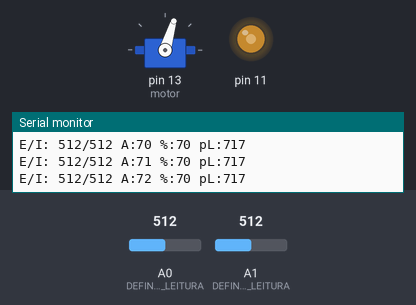
Bench run of a sketch on a simulated Arduino Uno, built with avr-gcc and run on an emulated ATmega328P. Shown: servo, output pins drawn as LEDs (lit = HIGH), the last lines printed to the serial monitor. The inputs (shaded band) are chosen by the test bench; at power-on: A0 (DEFINE_LDR_COMO_LEITURA) = 512, A1 (DEFINE_LDR_COMO_LEITURA) = 512.

Above: at 2.3 s.
2.4 s: A0 (DEFINE_LDR_COMO_LEITURA) set to 107
At 2.9 s:
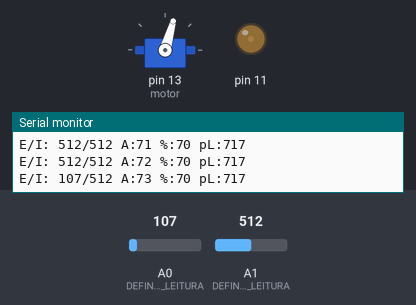
5.5 s: A0 (DEFINE_LDR_COMO_LEITURA) set to 93
At 5.8 s:
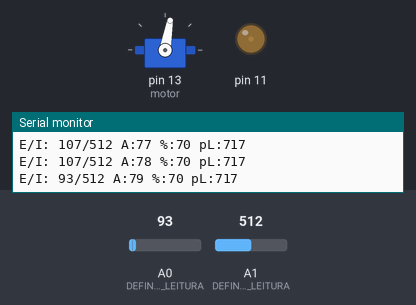
8.6 s: A0 (DEFINE_LDR_COMO_LEITURA) set to 306
At 11.2 s:
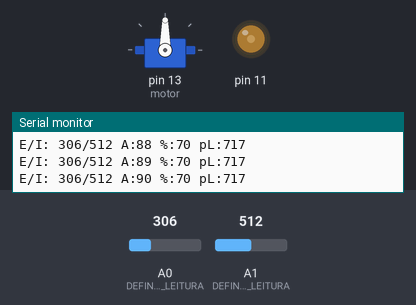
11.7 s: A1 (DEFINE_LDR_COMO_LEITURA) set to 719
13.2 s: A1 (DEFINE_LDR_COMO_LEITURA) set to 745
At 13.9 s:
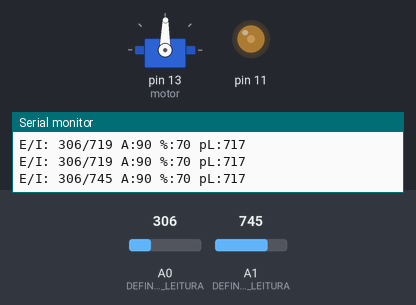
16.3 s: A0 (DEFINE_LDR_COMO_LEITURA) set to 0
At 27.4 s:
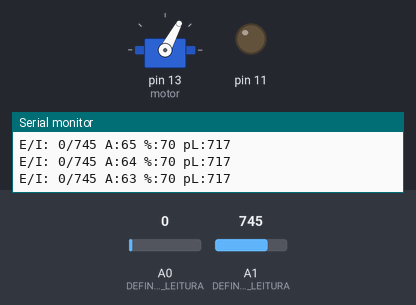
Timing chart, 0 to 30.5 s (numbered marks = the images above; inputs shaded):
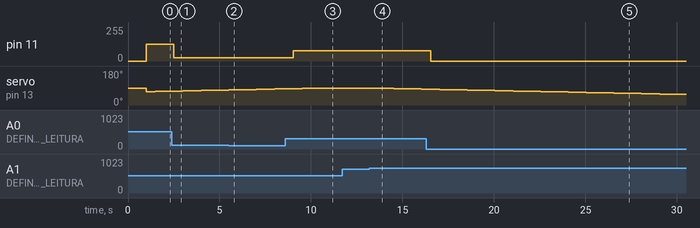

Measured:
- after the input at 2.4 s, pin 11: 127/255 → 26/255 after 0.11 s
- after the input at 5.5 s, pin 11: 26/255 → 23/255 at once
- after the input at 8.6 s, pin 11: 23/255 → 76/255 after 0.42 s
- after the input at 13.2 s, servo on pin 13 (motor): moves from 90° to 84° over 2.5 s, starting after 0.33 s
- after the input at 16.3 s, pin 11: 76/255 → 0/255 after 0.24 s

The sketch:

ControleLuminosidadeDeAmbiente00000000000000.ino
```cpp
#include <Servo.h>

Servo motor;

// Valores Estaticos

// Valores Dinamicos
int luzInterna = 0;
int luzExterna = 0;
int angulo = 0;
long predef = 70;
int initial = 0;
long porcentLuz = 0;

void setup() {
    Serial.begin(9600); // DEBUG - SET SERIAL PARA IMPRIMIR VALOR

    motor.attach(13); 	// DEFINE MICRO SERVO
  	//pinMode(A1, INPUT); // DEFINE LDR COMO LEITURA
  	//pinMode(A0, INPUT); // DEFINE LDR COMO LEITURA
  	porcentLuz = ((predef*922)/90);
}

long calcAngulo(int x){
  return map(x, 26, 922, 0, 90);
}

int checkInterna(int Extena, int Interna){
  //Prints
  Serial.println((String)"E/I: "+Extena+"/"+Interna+" A:"+angulo+" %:"+predef+" pL:"+porcentLuz);

  if(Interna < porcentLuz){
    if(angulo < 90 && calcAngulo(Interna) < predef){
    	angulo ++;
      	motor.write(angulo);
    	//abre;
    } else {
    	//liga luz
    }
  } else if(angulo > 0 && calcAngulo(Interna) > predef){
    	angulo --;
      	motor.write(angulo);
  	//fecha;
  }
}

void loop() {
  luzExterna = analogRead(A0);
  luzInterna = analogRead(A1);


  if(initial == 0){
  	delay(1000);
  	motor.write(predef);
    angulo = predef;
    initial = 1;
  }

  checkInterna(luzExterna, luzInterna);

  //Intensidade do LED
  analogWrite(11, map(luzExterna,0, 1023, 0, 255));
  delay(500);
}
```
